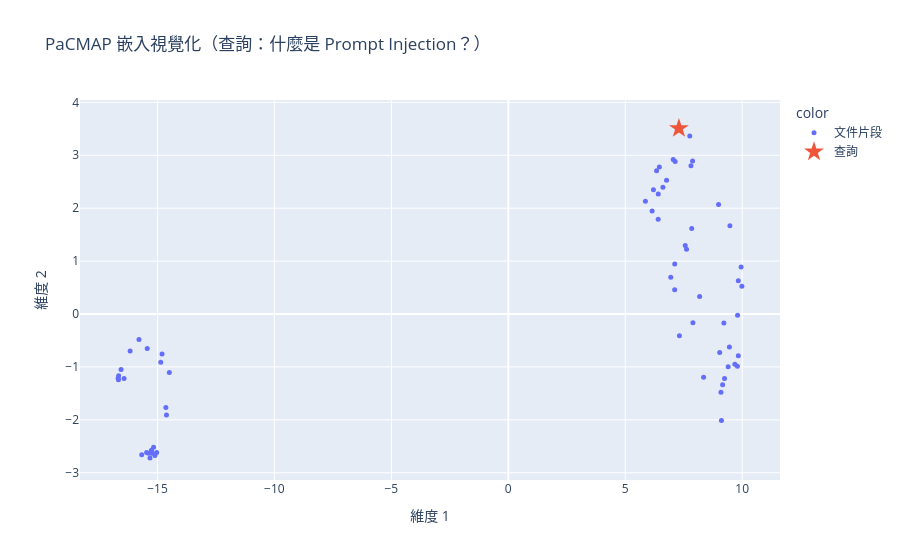

Notebook code for this chart:
### Markdown cell above
## Cell 4.5：（選用）PaCMAP 嵌入視覺化

將 384 維向量降至 2 維，用 Plotly 互動式散點圖觀察嵌入分布。查詢向量也會一起繪製，方便觀察它與哪些片段最接近。

### Code cell
# Cell 4.5：PaCMAP 嵌入視覺化（選用）
import numpy as np
import pacmap
import plotly.express as px

# 從 FAISS 取出所有向量
num_vectors = KNOWLEDGE_VECTOR_DATABASE.index.ntotal
all_vectors = np.array([
    KNOWLEDGE_VECTOR_DATABASE.index.reconstruct(i) for i in range(num_vectors)
])

# 嵌入查詢向量
query_text = "How to create a pipeline?" if not USE_LOCAL_DATA else "什麼是 Prompt Injection？"
query_vector = np.array(embedding_model.embed_query(query_text)).reshape(1, -1)

# 合併：所有片段向量 + 查詢向量
combined = np.vstack([all_vectors, query_vector])

# PaCMAP 降維：384 → 2（針對小資料集調整 n_neighbors）
n_samples = combined.shape[0]
safe_n_neighbors = min(10, n_samples - 1)
reducer = pacmap.PaCMAP(
    n_components=2,
    n_neighbors=safe_n_neighbors,
    MN_ratio=0.5,
    FP_ratio=2.0,
    random_state=42,
)
embedding_2d = reducer.fit_transform(combined, init="pca")

# 建立標籤
labels = [doc.metadata.get("source", "unknown") for doc in docs_processed] + ["QUERY"]
types = ["文件片段"] * num_vectors + ["查詢"]

# Plotly 散點圖
fig = px.scatter(
    x=embedding_2d[:, 0],
    y=embedding_2d[:, 1],
    color=types,
    hover_data={"來源": labels},
    title=f"PaCMAP 嵌入視覺化（查詢：{query_text}）",
    labels={"x": "維度 1", "y": "維度 2"},
    color_discrete_map={"文件片段": "#636EFA", "查詢": "#EF553B"},
)
fig.update_traces(marker=dict(size=5), selector=dict(name="文件片段"))
fig.update_traces(marker=dict(size=15, symbol="star"), selector=dict(name="查詢"))
fig.show()

### Figure 1 — Plotly figure (JSON) as saved in the notebook; plotly's stock layout.template omitted (floating-point values rounded to 4 significant figures)
{"data": [{"customdata": [["data/knowledge_base.md"], ["data/knowledge_base.md"], ["data/knowledge_base.md"], ["data/knowledge_base.md"], ["data/knowledge_base.md"], ["data/knowledge_base.md"], ["data/knowledge_base.md"], ["data/knowledge_base.md"], ["data/knowledge_base.md"], ["data/knowledge_base.md"], ["data/knowledge_base.md"], ["data/phishing_knowledge_base.md"], ["data/phishing_knowledge_base.md"], ["data/phishing_knowledge_base.md"], ["data/phishing_knowledge_base.md"], ["data/phishing_knowledge_base.md"], ["data/phishing_knowledge_base.md"], ["data/phishing_knowledge_base.md"], ["data/phishing_knowledge_base.md"], ["PI-0001"], ["PI-0002"], ["PI-0003"], ["PI-0004"], ["PI-0005"], ["PI-0006"], ["PI-0007"], ["PI-0008"], ["PI-0009"], ["PI-0010"], ["PI-0011"], ["PI-0012"], ["PI-0013"], ["PI-0014"], ["PI-0015"], ["PI-0016"], ["PI-0017"], ["PI-0018"], ["PI-0019"], ["PI-0020"], ["PI-0021"], ["PI-0022"], ["PI-0023"], ["PI-0024"], ["PI-0025"], ["PI-0026"], ["PI-0027"], ["PI-0028"], ["PI-0029"], ["PI-0030"], ["PHISH-001"], ["PHISH-002"], ["PHISH-003"], ["PHISH-004"], ["PHISH-005"], ["PHISH-006"], ["PHISH-007"], ["PHISH-008"], ["PHISH-009"], ["PHISH-010"], ["LEGIT-001"], ["LEGIT-002"], ["LEGIT-003"], ["LEGIT-004"], ["LEGIT-005"]], "hovertemplate": "color=文件片段<br>維度 1=%{x}<br>維度 2=%{y}<br>來源=%{customdata[0]}<extra></extra>", "legendgroup": "文件片段", "marker": {"color": "#636EFA", "symbol": "circle", "size": 5}, "mode": "markers", "name": "文件片段", "orientation": "v", "showlegend": true, "x": [7.134, 6.458, 7.62, 7.564, 6.148, 7.879, 8.181, 7.115, 9.216, 7.893, 7.316, -16.43, -16.68, -16.56, -16.67, -16.66, -15.44, -15.79, -16.17, 6.41, 8.989, 6.766, 6.407, 7.842, 6.946, 6.339, 6.206, 6.61, 7.758, 7.81, 5.862, 9.475, 7.114, 7.051, 9.163, 9.986, 9.795, 9.399, 9.835, 9.453, 9.687, 9.092, 9.802, 9.245, 9.834, 9.038, 9.952, 8.349, 9.112, -15.24, -15.24, -15.32, -15.39, -15.26, -15.67, -15.46, -15.17, -15.03, -15.11, -14.49, -14.62, -14.8, -14.64, -14.86], "xaxis": "x", "y": [2.882, 2.778, 1.224, 1.296, 1.945, 2.89, 0.3288, 0.9455, -0.1674, -0.1654, -0.4101, -1.221, -1.212, -1.049, -1.241, -1.166, -0.651, -0.4835, -0.7002, 2.268, 2.068, 2.529, 1.792, 1.614, 0.6938, 2.71, 2.349, 2.394, 3.364, 2.8, 2.13, 1.667, 0.4605, 2.919, -1.339, 0.5253, -0.9866, -0.9974, -0.7899, -0.6231, -0.9492, -1.481, -0.02389, -1.22, 0.6268, -0.7282, 0.889, -1.194, -2.011, -2.604, -2.633, -2.719, -2.63, -2.576, -2.662, -2.617, -2.517, -2.618, -2.675, -1.103, -1.906, -0.7558, -1.768, -0.9138], "yaxis": "y", "type": "scatter"}, {"customdata": [["QUERY"]], "hovertemplate": "color=查詢<br>維度 1=%{x}<br>維度 2=%{y}<br>來源=%{customdata[0]}<extra></extra>", "legendgroup": "查詢", "marker": {"color": "#EF553B", "symbol": "star", "size": 15}, "mode": "markers", "name": "查詢", "orientation": "v", "showlegend": true, "x": [7.295], "xaxis": "x", "y": [3.508], "yaxis": "y", "type": "scatter"}], "layout": {"xaxis": {"anchor": "y", "domain": [0.0, 1.0], "title": {"text": "維度 1"}}, "yaxis": {"anchor": "x", "domain": [0.0, 1.0], "title": {"text": "維度 2"}}, "legend": {"title": {"text": "color"}, "tracegroupgap": 0}, "title": {"text": "PaCMAP 嵌入視覺化（查詢：什麼是 Prompt Injection？）"}}}
